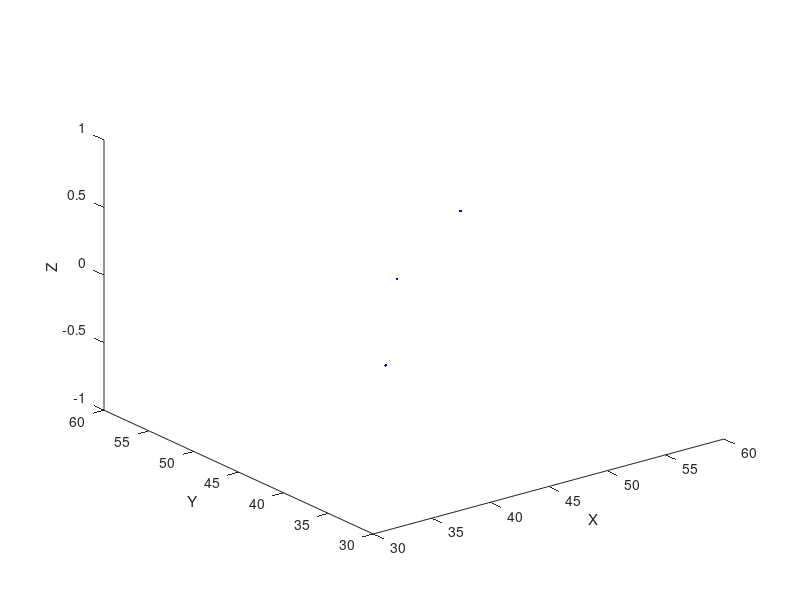

This chart was generated by the following MATLAB code:
 x=45.3
 y=34.6
 z=56.7
 ang=88;
 A=[x;y;z;1]
 B=[cos(ang),0,sin(ang),0;0,1,0,0;-sin(ang),0,cos(ang),0;0,0,0,1]
 Res=B * A
 Res(4,:)=[]
 Res1=[Res(1,:)]
 Res2=[Res(2,:)]
 Res3=[Res(3,:)]
 
 plot3([x,y,z],[Res1,Res2,Res3],".b")
 #plot3(Res(3,:),".r","LineWidth",50)
xlabel("X")
ylabel("Y")
zlabel("Z")
